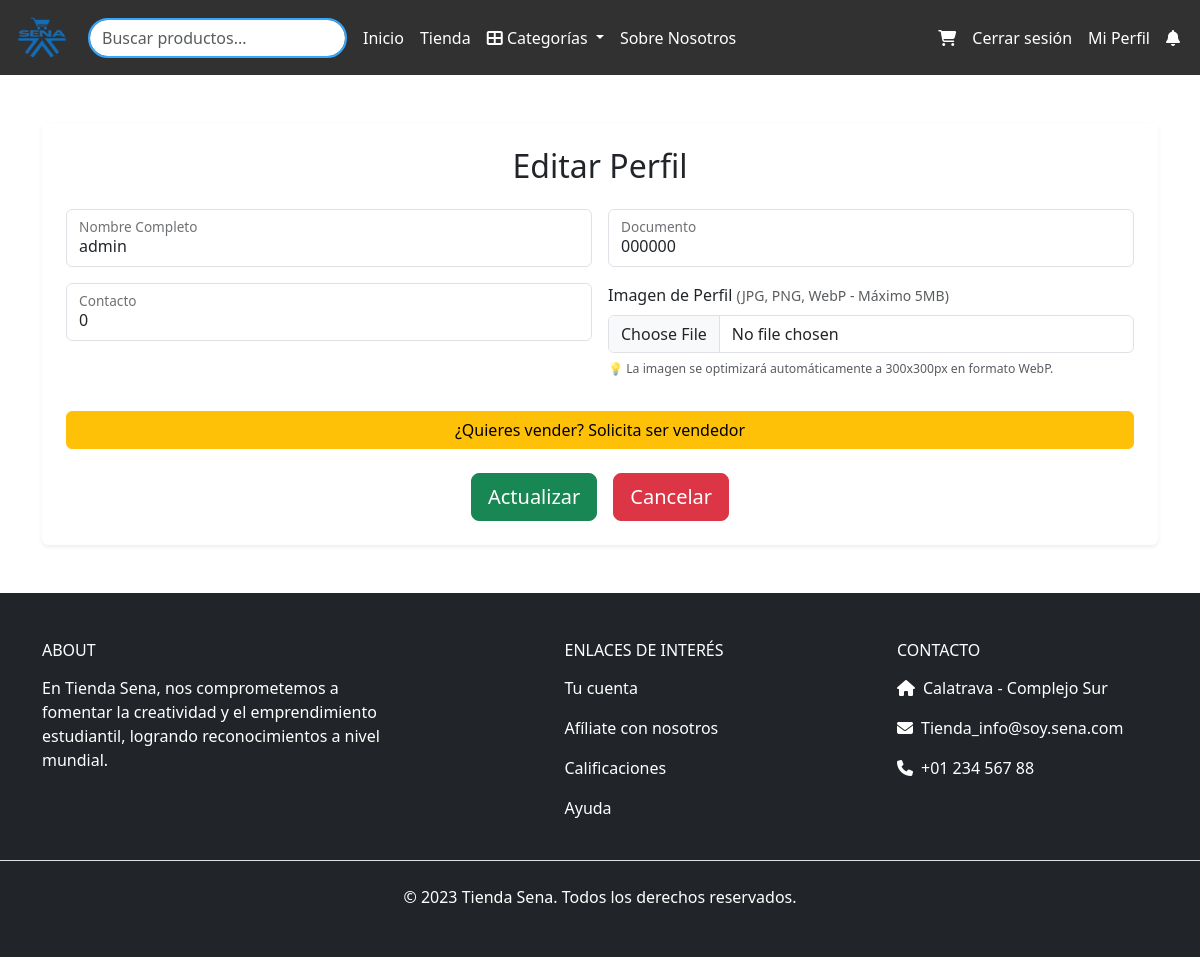
The page /actualizar_perfil/ (signed in) on the database its author committed.
### tienda_sena/models.py (models this page shows, shortened)
class Usuario(models.Model):
    nombre_apellido = models.CharField(max_length=150)
    documento = models.CharField(max_length=20, default="000000")
    contacto = models.IntegerField(default=0)
    correo = models.CharField(max_length=254, unique=True)
    password = models.CharField(max_length=128)
    ROLES = (
        (1, "Administrador"),
        (2, "Cliente"),
        (3, "Vendedor"),
    )
    rol = models.IntegerField(choices=ROLES, default=2)
    activo = models.BooleanField(default=True, help_text="Indica si el usuario está activo")
    imagen_perfil = models.ImageField(upload_to='usuarios/perfiles/', null=True, blank=True, help_text="Imagen de perfil optimizada")
    imagen_perfil_original = models.ImageField(upload_to='usuarios/originales/', null=True, blank=True, help_text="Imagen de perfil original")
    codigo_verificacion = models.IntegerField(null=True, blank=True)

### tienda_sena/views.py (the view)
# urls.py: path("actualizar_perfil/", views.actualizar_perfil, name="actualizar_perfil"),
def actualizar_perfil(request):
    usuario = Usuario.objects.get(pk=request.session["pista"]["id"])  # Obtener el usuario autenticado
    if request.method == "POST":
        nombre_apellido = request.POST.get("nombre")
        documento = request.POST.get("documento")
        contacto = request.POST.get("contacto")
        imagen_perfil = request.FILES.get("imagen_perfil")
        try:
            if not nombre_apellido or not nombre_apellido.strip():
                messages.error(request, "El nombre y apellido son obligatorios.")
                return redirect("actualizar_perfil")
            if re.search(r'\d', nombre_apellido):
                messages.error(request, "El nombre y apellido no pueden contener números.")
                return redirect("actualizar_perfil")
            if documento and documento.strip():
                if not documento.strip().isdigit():
                    messages.error(request, "El documento debe contener solo números.")
                    return redirect("actualizar_perfil")
                if len(documento.strip()) < 10 or len(documento.strip()) > 11:
                    messages.error(request, "El documento debe tener entre 10 y 11 dígitos.")
                    return redirect("actualizar_perfil")
            if contacto and contacto.strip():
                if not contacto.strip().isdigit():
                    messages.error(request, "El contacto debe contener solo números.")
                    return redirect("actualizar_perfil")
                if len(contacto.strip()) < 10 or len(contacto.strip()) > 11:
                    messages.error(request, "El contacto debe tener entre 10 y 11 dígitos.")
                    return redirect("actualizar_perfil")
            if imagen_perfil:
                resultado = procesar_imagen_perfil(imagen_perfil)
                if not resultado['success']:
                    messages.error(request, f"Error al procesar imagen: {resultado['error']}")
                    return redirect("actualizar_perfil")
                usuario.imagen_perfil_original = imagen_perfil
                usuario.imagen_perfil = resultado['imagen_optimizada']
                messages.info(request, "Imagen de perfil optimizada correctamente.")
            usuario.nombre_apellido = nombre_apellido
            usuario.contacto = contacto
            usuario.documento = documento
            usuario.save()
            messages.success(request, "Perfil actualizado correctamente!")
        except ValidationError as ve:
            messages.error(request, f"Error de validación: {ve}")
        except Exception as e:
            messages.error(request, f"Error: {e}")
        return redirect("perfil_usuario")
    else:
        direccion_principal = Direccion.objects.filter(usuario=usuario, principal=True).first()
        return render(
            request,
            "usuarios/actualizar_perfil.html",
            {
                "usuario": usuario,
                "direccion_principal": direccion_principal,
            }
        )

### tienda_sena/context_processors.py (called while the page is built)
def categorias(request):
    return {'categorias': Producto.CATEGORIAS}

def colores(request):
    colores = Producto.COLORES
    return {'colores': colores}

def notificaciones_usuario(request):
    if request.session.get("pista"):
        usuario_id = request.session["pista"]["id"]
        usuario = Usuario.objects.get(pk=usuario_id)
        notificaciones = Notificacion.objects.filter(usuario=usuario).order_by('-fecha')[:10]
        return {"notificaciones_usuario": notificaciones}
    return {"notificaciones_usuario": []}

### tienda_sena/templates/usuarios/actualizar_perfil.html (shortened to what this page needs)
{% extends "bases/base.html" %}
{% load static breadcrumbs %}
{% block main %}
<div class="container">
    <div class="card shadow-sm border-0 my-5">
        <div class="card-body p-4">
          <h2 class="card-title mb-4 text-center">Editar Perfil</h2>
          <form method="POST" enctype="multipart/form-data">
            <div class="row g-3">
              <div class="col-md-6">
                <div class="form-floating">
                  <input type="text" class="form-control" id="nombre" name="nombre" value="{{ usuario.nombre_apellido }}" required>
                  <label for="nombre">Nombre Completo</label>
                </div>
              </div>
              <div class="col-md-6">
                <div class="form-floating">
                  <input type="text" class="form-control" id="documento" name="documento" value="{{ usuario.documento }}" required>
                  <label for="documento">Documento</label>
                </div>
              </div>
              <div class="col-md-6">
                <div class="form-floating">
                  <input type="text" class="form-control" id="contacto" name="contacto" value="{{ usuario.contacto }}" required>
                  <label for="contacto">Contacto</label>
                </div>
              </div>
              <div class="col-md-6">
                <label for="imagen_perfil" class="form-label">
                    Imagen de Perfil
                    <small class="text-muted">(JPG, PNG, WebP - Máximo 5MB)</small>
                </label>
                <input type="file" class="form-control" id="imagen_perfil" name="imagen_perfil"
                       accept=".jpeg,.jpg,.png,.webp,image/jpeg,image/png,image/webp">
                <div class="form-text">
                    <small>💡 La imagen se optimizará automáticamente a 300x300px en formato WebP.</small>
                </div>
              </div>
              {% if request.session.pista.rol == 2 %}
                {% if not solicitud_pendiente %}
                  <div class="col-12">
                    <a href="{% url 'solicitar_vendedor' %}" class="btn btn-warning w-100 mt-3">
                      ¿Quieres vender? Solicita ser vendedor
                    </a>
                  </div>
                {% elif solicitud_pendiente.estado == 'pendiente' %}
                  <div class="col-12">
                    <div class="alert alert-info mt-3 text-center">
                      Tu solicitud para ser vendedor está pendiente de aprobación.
                    </div>
                  </div>
                {% endif %}
              {% endif %}
              <div class="col-12 d-flex justify-content-center gap-3 mt-4">
                <button type="submit" class="btn btn-success btn-lg">Actualizar</button>
                <a href="{% url 'perfil_usuario' %}" class="btn btn-danger btn-lg">Cancelar</a>
              </div>
            </div>
          </form>
        </div>
      </div>
</div>
{% endblock %}

### tienda_sena/static/css/style.css (style rules this page uses)
* { margin: 0; padding: 0; box-sizing: border-box; }

### rows shown on the page
Usuario: nombre "admin", documento "000000", contacto "0"
